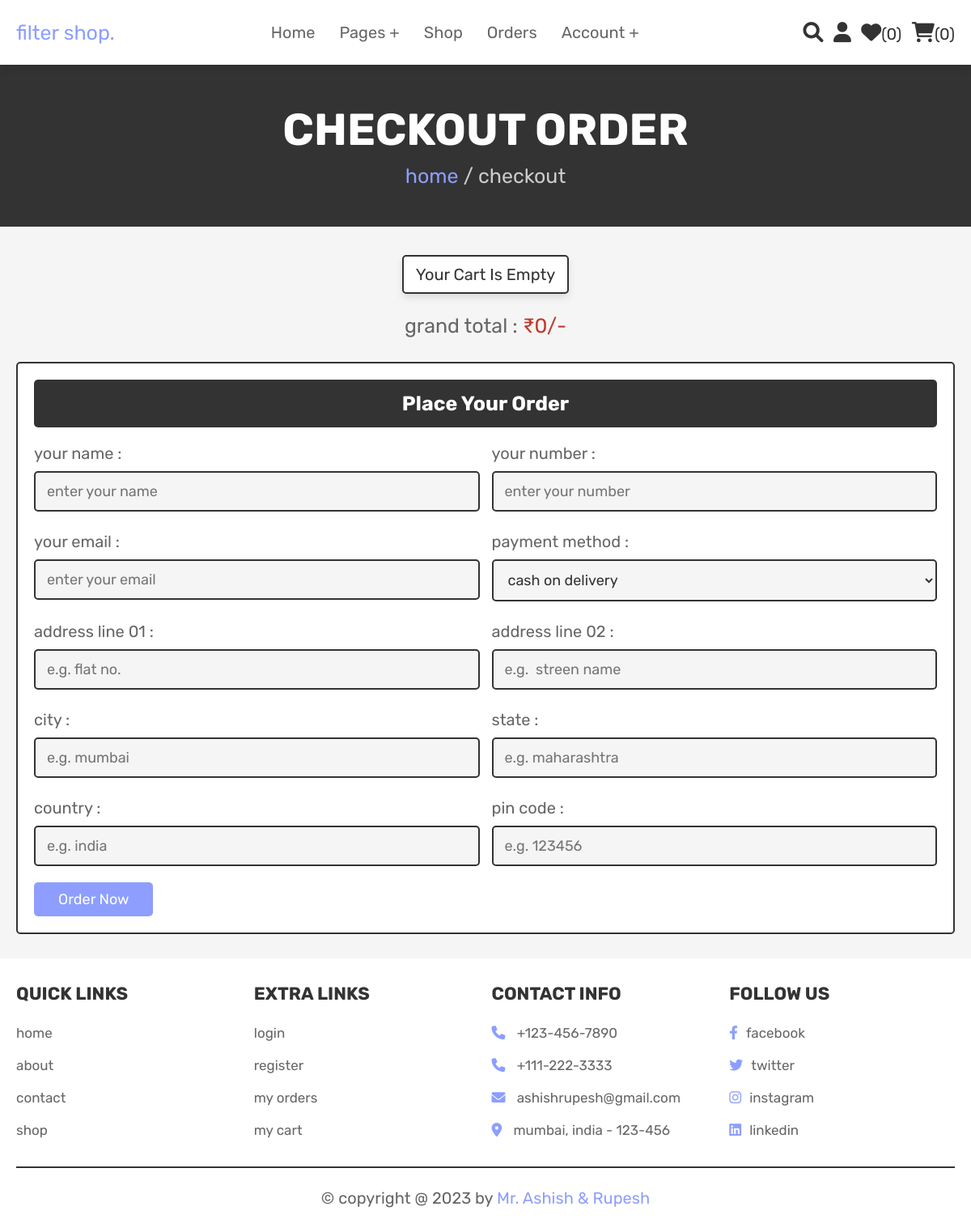
Before: /checkout.php (signed in) with the older database file.
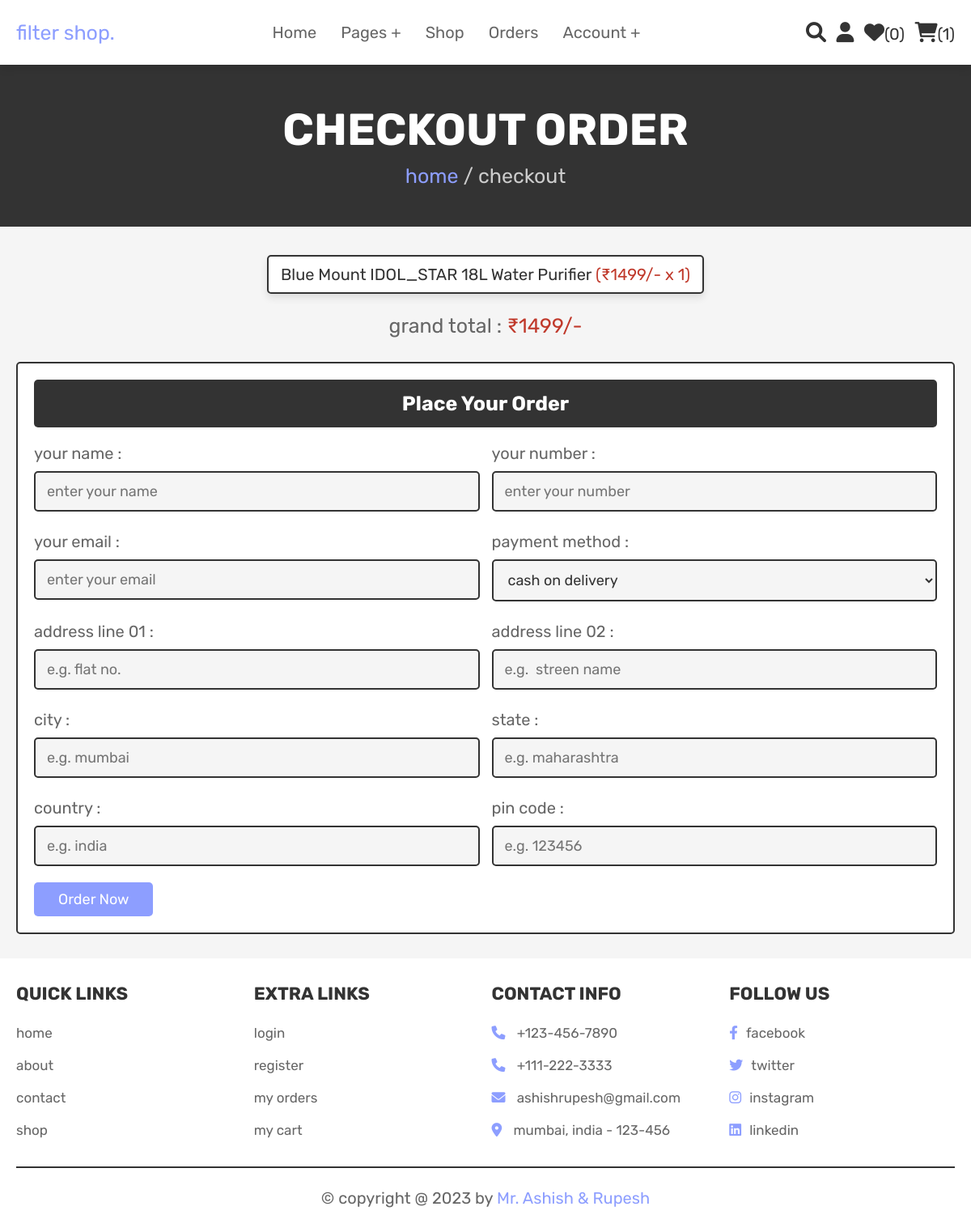
After: the same page with the newer database file.
### tables this page shows
CREATE TABLE `cart` (
  `id` int(100) NOT NULL,
  `user_id` int(100) NOT NULL,
  `pid` int(100) NOT NULL,
  `name` varchar(100) NOT NULL,
  `price` int(100) NOT NULL,
  `quantity` int(100) NOT NULL,
  `image` varchar(100) NOT NULL
);

### checkout.php (the view, shortened to what this page needs)
<?php
@include 'config.php';
$user_id = $_SESSION['user_id'];
?>
<!DOCTYPE html>
<html lang="en">
<head>
   <link rel="stylesheet" href="https://cdnjs.cloudflare.com/ajax/libs/font-awesome/6.0.0/css/all.min.css">
   <link rel="stylesheet" href="css/style.css">
</head>
<body>
<?php @include 'header.php'; ?>
<section class="heading">
    <h3>checkout order</h3>
    <p> <a href="home.php">home</a> / checkout </p>
</section>
<section class="display-order">
    <?php
        $grand_total = 0;
        $select_cart = mysqli_query($conn, "SELECT * FROM `cart` WHERE user_id = '$user_id'") or die('query failed');
        if(mysqli_num_rows($select_cart) > 0){
            while($fetch_cart = mysqli_fetch_assoc($select_cart)){
            $total_price = ($fetch_cart['price'] * $fetch_cart['quantity']);
            $grand_total += $total_price;
    ?>
    <p> <?php echo $fetch_cart['name'] ?> <span>(<?php echo '₹'.$fetch_cart['price'].'/-'.' x '.$fetch_cart['quantity']  ?>)</span> </p>
    <?php
        }
        }else{
            echo '<p class="empty">your cart is empty</p>';
        }
    ?>
    <div class="grand-total">grand total : <span>₹<?php echo $grand_total; ?>/-</span></div>
</section>
<section class="checkout">
    <form action="" method="POST">
        <h3>place your order</h3>
        <div class="flex">
            <div class="inputBox">
                <span>your name :</span>
                <input type="text" name="name" placeholder="enter your name">
            </div>
            <div class="inputBox">
                <span>your number :</span>
                <input type="number" name="number" min="0" placeholder="enter your number">
            </div>
            <div class="inputBox">
                <span>your email :</span>
                <input type="email" name="email" placeholder="enter your email">
            </div>
            <div class="inputBox">
                <span>payment method :</span>
                <select name="method">
                    <option value="cash on delivery">cash on delivery</option>
                </select>
            </div>
            <div class="inputBox">
                <span>address line 01 :</span>
                <input type="text" name="flat" placeholder="e.g. flat no.">
            </div>
            <div class="inputBox">
                <span>address line 02 :</span>
                <input type="text" name="street" placeholder="e.g.  streen name">
            </div>
            <div class="inputBox">
                <span>city :</span>
                <input type="text" name="city" placeholder="e.g. mumbai">
            </div>
            <div class="inputBox">
                <span>state :</span>
                <input type="text" name="state" placeholder="e.g. maharashtra">
            </div>
            <div class="inputBox">
                <span>country :</span>
                <input type="text" name="country" placeholder="e.g. india">
            </div>
            <div class="inputBox">
                <span>pin code :</span>
                <input type="number" min="0" name="pin_code" placeholder="e.g. 123456">
            </div>
        </div>
        <input type="submit" name="order" value="order now" class="btn">
    </form>
</section>
<?php @include 'footer.php'; ?>
</body>
</html>

### header.php (shortened to what this page needs)
<header class="header">
    <div class="flex">
        <a href="home.php" class="logo">filter shop.</a>
        <nav class="navbar">
            <ul>
                <li><a href="home.php">home</a></li>
                <li><a href="#">pages +</a>
                </li>
                <li><a href="shop.php">shop</a></li>
                <li><a href="orders.php">orders</a></li>
                <li><a href="#">account +</a>
                </li>
            </ul>
        </nav>
        <div class="icons">
            <a href="search_page.php" class="fas fa-search"></a>
            <div id="user-btn" class="fas fa-user"></div>
            <?php
                $select_wishlist_count = mysqli_query($conn, "SELECT * FROM `wishlist` WHERE user_id = '$user_id'") or die('query failed');
                $wishlist_num_rows = mysqli_num_rows($select_wishlist_count);
            ?>
            <a href="wishlist.php"><i class="fas fa-heart"></i><span>(<?php echo $wishlist_num_rows; ?>)</span></a>
            <?php
                $select_cart_count = mysqli_query($conn, "SELECT * FROM `cart` WHERE user_id = '$user_id'") or die('query failed');
                $cart_num_rows = mysqli_num_rows($select_cart_count);
            ?>
            <a href="cart.php"><i class="fas fa-shopping-cart"></i><span>(<?php echo $cart_num_rows; ?>)</span></a>
        </div>
    </div>
</header>

Changed rows visible on the page:
added cart: name "Blue Mount IDOL_STAR 18L Water Purifier", price "1499", quantity "1"
Other visible differences:
$cart_num_rows: "0" → "1"
$grand_total: "0" → "1499"
text no longer shown: "Your Cart Is Empty"
